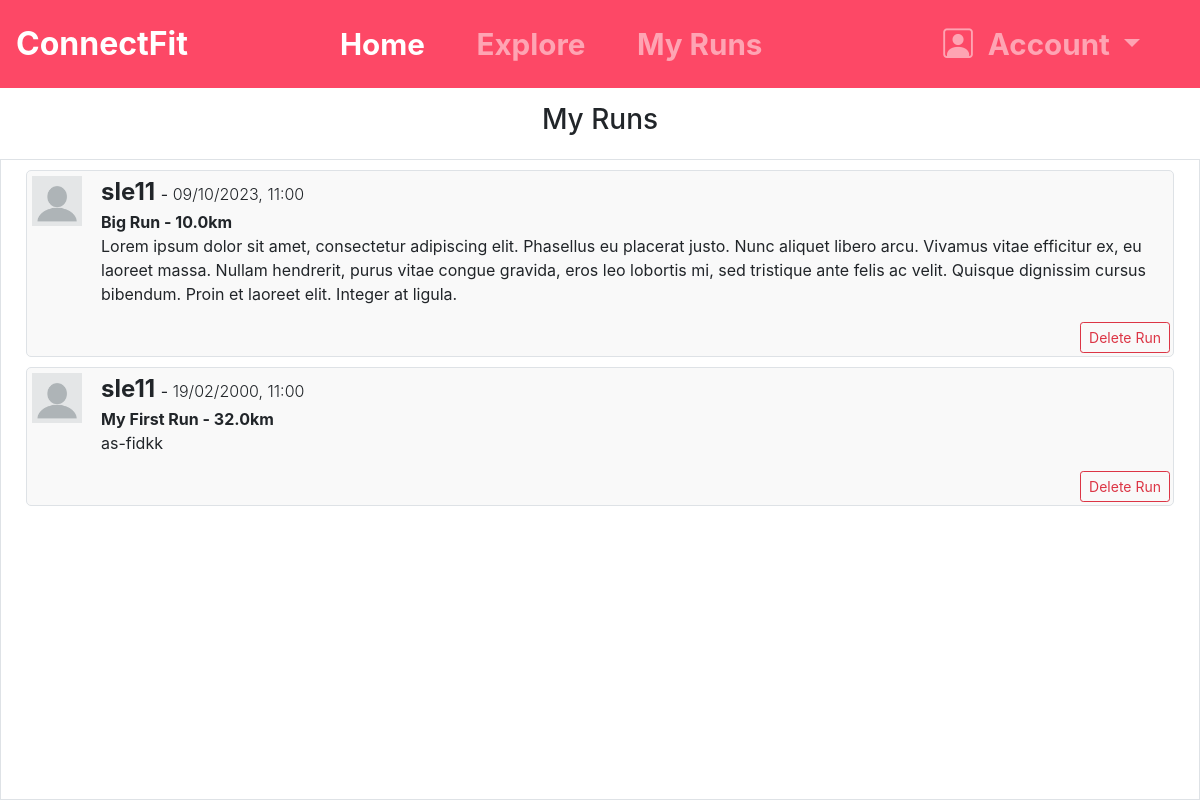
/myruns (signed in), run on the app's committed database.
### app/models.py (models this page shows, shortened)
class users(db.Model, UserMixin):
    id = db.Column(db.Integer, primary_key=True)
    username = db.Column(db.String(500), index=True, unique=True)
    email = db.Column(db.String(500), index=True, unique=True)
    runs = db.relationship('runs', backref='users', lazy='dynamic')
    password = db.Column(db.String(250))
    active = db.Column(db.Boolean)
    roles = db.relationship('Role', secondary=roles_users, backref=db.backref('users', lazy='dynamic'))
    following: so.WriteOnlyMapped['users'] = so.relationship(
        secondary=followers, primaryjoin=(followers.c.follower_id == id),
        secondaryjoin=(followers.c.followed_id == id),
        back_populates='followers')
    followers: so.WriteOnlyMapped['users'] = so.Relationship(
        secondary=followers, primaryjoin = (followers.c.followed_id == id),
        secondaryjoin=(followers.c.follower_id == id),
        back_populates='following')

class runs(db.Model):
    runId = db.Column(db.Integer, primary_key=True)
    user_Id = db.Column(db.Integer, db.ForeignKey('users.id'))
    runTitle = db.Column(db.String(500), index=True)
    runDistance = db.Column(db.Float)
    run_dateTime = db.Column(db.DateTime)
    runDescription = db.Column(db.String(500))

### app/views.py (the view)
@app.route('/myruns')
def myruns():
    if not(current_user.is_authenticated):
        return redirect(url_for('login'))
    userPosts = get_posts(models.runs.query.filter_by(user_Id = current_user.id).order_by(desc(runs.run_dateTime)).all())
    noPosts=False
    if len(userPosts) == 0:
        noPosts=True
    getFollowerPosts()
    return render_template('myruns.html', title = 'My Runs', navbarOn = True, userPosts = userPosts, noPosts = noPosts)

### app/views.py (called while the page is built)
def get_posts(postArr):
    postDictArr = []
    for post in postArr:
        postDict = {}
        postDict['username'] = users.query.get(post.user_Id).username
        postDict['date'] = post.run_dateTime.strftime("%d/%m/%Y, %H:%M")
        postDict['title'] = post.runTitle
        postDict['distance'] = post.runDistance
        postDict['description'] = post.runDescription
        postDict['id'] = post.runId
        postDict['userId'] = post.user_Id
        postDictArr.append(postDict)
    return postDictArr

@app.context_processor
def set_nav_context():
    if current_user.is_authenticated:
        userLoggedIn = True
        navUserName = current_user.username
    else:
         userLoggedIn = False
         navUserName = ''
    template_config = {'thisUserName': navUserName, 'userLoggedIn': userLoggedIn}
    return template_config

def getFollowerPosts():
        stmt = (select(runs).select_from(runs).join(
                followers, followers.c.followed_id == runs.user_Id)
                .filter_by( follower_id = current_user.id)).order_by(desc(runs.run_dateTime))
        x = (db.session.execute(stmt))
        arrFollowerRuns = []
        for i in x.scalars():
            dictRun = {}
            dictRun['runId'] = i.runId
            dictRun['username'] = models.users.query.get(i.user_Id).username
            dictRun['title'] = i.runTitle
            dictRun['distance'] = i.runDistance
            dictRun['description'] = i.runDescription
            dictRun['Date'] = i.run_dateTime.strftime("%d/%m/%Y %H:%M")
            arrFollowerRuns.append(dictRun)
        return arrFollowerRuns

### app/templates/myruns.html (shortened to what this page needs)
{% extends "base.html" %}
{% block content %}
<div class="container-fluid" style="height:89%;">
    <div class="row" style="height:10%;">
        <div class="d-flex col-12 justify-content-center align-items-center">
            <h3> My Runs </h3>
        </div>
    </div>
    <div class="row border" style="height:90%; overflow-y:scroll;">
        <div class="col-12" id="userDash">
            {% for post in userPosts %}
            <div class="row" style="margin:10px;">
                <div class="media border w-100" style="border-radius:5px; background-color: #f9f9f9;">
                        <img class="mr-3" style="width:50px; height:50px; margin:5px;" src = {{ url_for('static', filename='images/profilePictureTest.webp') }} alt="Profile Picture">
                    <div class="media-body" style="margin:3px;">
                        <b class="mt-0" style="font-size:1.5em;">{{ post['username'] }} </b> - <span class="font-weight-light"> {{ post['date']}} </span> <br>
                        <b>{{ post['title'] }} - {{ post['distance'] }}km </b> <br>
                        <p> {{ post['description'] }} </p>
                        <form action=" {{ url_for('delPost', post_id=post['id']) }}" method="post" class="delPost">
                            <input type="submit" value="Delete Run" class="btn btn-outline-danger btn-sm float-right">
                        </form>
                    </div>
                </div>
            </div>
            {% endfor %}
        </div>
    </div>
</div>
{% endblock %}

### app/templates/base.html (shortened to what this page needs)
<!DOCTYPE html>
<html>
    <head>
        <link rel="stylesheet" href="https://stackpath.bootstrapcdn.com/bootstrap/4.2.1/css/bootstrap.min.css">
        <link rel="stylesheet" href="https://cdn.jsdelivr.net/npm/bootstrap-icons@1.11.2/font/bootstrap-icons.min.css">
        <link rel="stylesheet" href={{ url_for('static', filename='css/main.css') }}>
    </head>
    <body>
            <nav class="navbar navbar-expand-sm navbar-dark navbar-custom" style="width:100%;">
                    <a class="navbar-brand" href="#">ConnectFit</a>
                    {% if userLoggedIn %}
                    <div class="collapse navbar-collapse" id="navbarSupportedContent">
                        <ul class="navbar-nav me-auto">
                            <li class="nav-item">
                                <a class="nav-link active" aria-current="page" href="/home">Home</a>
                            </li>
                            <li class="nav-item">
                                <a class="nav-link" href="/explore">Explore</a>
                            </li>
                            <li class="nav-item">
                                <a class="nav-link" href="/myruns">My Runs</a>
                            </li>
                        </ul>
                    </div>
                    <ul class="navbar-nav navbar-right">
                        <li class="nav-item dropdown">
                            <a class="nav-link dropdown-toggle" href='#' id="navbarDropdownMenuLink" data-toggle="dropdown" aria-haspopup="true" aria-expanded="false">
                                <i class="bi bi-person-square" style="padding-right:15px;"></i>Account
                            </a>
                        </li>
                    </ul>
                    {% endif %}
            </nav>
        {% block content %}{% endblock %}
    </body>
</html>

### app/static/css/main.css (style rules this page uses)
html,body { height: 100%; }
.navbar-custom { font-weight: bold; background-color: #fd4866; height: 11%; }
.navbar-brand { padding-right:4em; font-size:2em; }
.nav-item { font-weight: bold; font-size:1.85em; margin-right:1.2em; }

### data on the page
users: username "sle11" "sle11"
runs: title "Big Run", distance "10.0", description "Lorem ipsum dolor sit amet, consectetur adipiscing elit. Phasellus eu placerat justo. Nunc aliquet libero arcu. Vivamus vitae efficitur ex, eu laoreet massa. Nullam hendrerit, purus vitae congue gravida, eros leo lobortis mi, sed tristique ante felis ac velit. Quisque dignissim cursus bibendum. Proin et laoreet elit. Integer at ligula."
runs: title "My First Run", distance "32.0", description "as-fidkk"

### other printed values
{{ post['date'] }} "09/10/2023, 11:00" "19/02/2000, 11:00"
